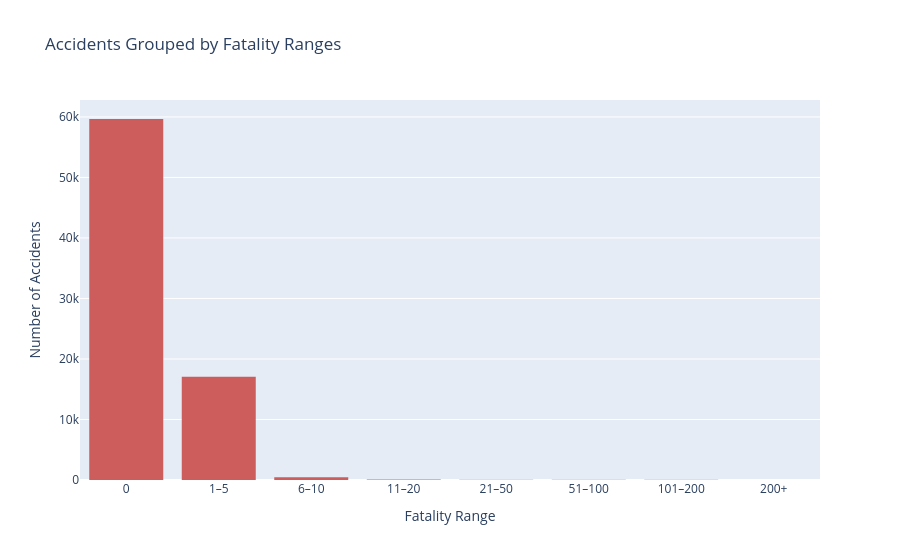

The notebook cell saved with this chart:
### Markdown cell above
## Why I Removed 'Not Reported' from the Fatality Visualization

I made the decision to filter out any rows with 'Not Reported'. This was necessary to ensure that the fatality histogram accurately reflects reported and quantifiable data.

### My Reasoning:
- The value 'Not Reported' is a **text placeholder** that doesn't carry numerical meaning.
- Including it in a numeric analysis like a histogram would either break the plot or distort the interpretation.
- Since I'm trying to visualize real-world fatality distributions, I needed to **exclude any non-reported cases** to avoid misleading insights.

I made this choice deliberately to maintain the clarity, accuracy, and integrity of the visual insight- not to erase unreported data. I still retain those rows for reference and potential transparency metrics later.

### Code cell
aviation_df['total_fatal_injuries'] = pd.to_numeric(aviation_df['total_fatal_injuries'], errors = 'coerce')

# Define bins and labels for grouping fatalities
bins = [-1, 0, 5, 10, 20, 50, 100, 200, float('inf')]
labels = ["0", "1–5", "6–10", "11–20", "21–50", "51–100", "101–200", "200+"]

# Create the fatality group column
aviation_df['fatality_group'] = pd.cut(aviation_df['total_fatal_injuries'], bins = bins, labels = labels)

# Define the correct order of fatality groups
ordered_groups = ["0", "1–5", "6–10", "11–20", "21–50", "51–100", "101–200", "200+"]

# Plot figure
fig = px.histogram(aviation_df, x='fatality_group', 
    title = 'Accidents Grouped by Fatality Ranges',
    category_orders = {'fatality_group': ordered_groups},
    color_discrete_sequence = ['indianred']
)

# Add labels
fig.update_layout(
    xaxis_title = 'Fatality Range',
    yaxis_title = 'Number of Accidents'
)

fig.show()

### Figure 1 — Plotly figure (JSON) as saved in the notebook; plotly's stock layout.template omitted (floating-point values rounded to 4 significant figures; data arrays with more than 128 entries replaced by an {"elided": "..."} marker saying what was removed)
{"data": [{"alignmentgroup": "True", "bingroup": "x", "hovertemplate": "fatality_group=%{x}<br>count=%{y}<extra></extra>", "legendgroup": "", "marker": {"color": "indianred"}, "name": "", "offsetgroup": "", "orientation": "v", "showlegend": false, "type": "histogram", "x": {"elided": "88861 str values"}, "xaxis": "x", "yaxis": "y"}], "layout": {"barmode": "relative", "legend": {"tracegroupgap": 0}, "title": {"text": "Accidents Grouped by Fatality Ranges"}, "xaxis": {"anchor": "y", "categoryarray": ["0", "1–5", "6–10", "11–20", "21–50", "51–100", "101–200", "200+"], "categoryorder": "array", "domain": [0, 1], "title": {"text": "Fatality Range"}}, "yaxis": {"anchor": "x", "domain": [0, 1], "title": {"text": "Number of Accidents"}}}}
